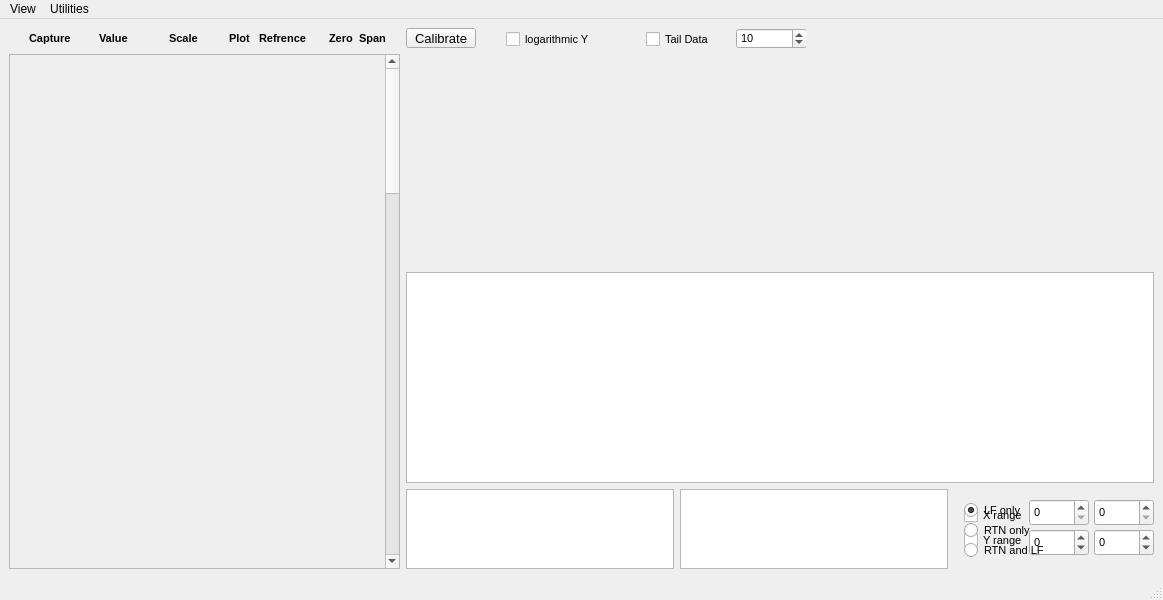
<?xml version="1.0" encoding="UTF-8"?>
<ui version="4.0">
 <class>MainWindow</class>
 <widget class="QMainWindow" name="MainWindow">
  <property name="geometry">
   <rect>
    <x>0</x>
    <y>0</y>
    <width>1163</width>
    <height>600</height>
   </rect>
  </property>
  <property name="minimumSize">
   <size>
    <width>900</width>
    <height>600</height>
   </size>
  </property>
  <property name="windowTitle">
   <string>MainWindow</string>
  </property>
  <widget class="QWidget" name="centralwidget">
   <property name="font">
    <font>
     <pointsize>8</pointsize>
    </font>
   </property>
   <layout class="QGridLayout" name="gridLayout_3">
    <item row="0" column="0">
     <layout class="QGridLayout" name="gridLayout" rowstretch="0,0" columnstretch="0,0">
      <property name="sizeConstraint">
       <enum>QLayout::SetNoConstraint</enum>
      </property>
      <property name="bottomMargin">
       <number>0</number>
      </property>
      <property name="horizontalSpacing">
       <number>6</number>
      </property>
      <item row="0" column="0">
       <widget class="QWidget" name="widget_4" native="true">
        <property name="font">
         <font>
          <pointsize>8</pointsize>
          <weight>75</weight>
          <bold>true</bold>
         </font>
        </property>
        <widget class="QLabel" name="label_8">
         <property name="geometry">
          <rect>
           <x>20</x>
           <y>0</y>
           <width>66</width>
           <height>21</height>
          </rect>
         </property>
         <property name="font">
          <font>
           <pointsize>8</pointsize>
           <weight>75</weight>
           <bold>true</bold>
          </font>
         </property>
         <property name="toolTip">
          <string>more info about this</string>
         </property>
         <property name="text">
          <string>Capture</string>
         </property>
        </widget>
        <widget class="QLabel" name="label_9">
         <property name="geometry">
          <rect>
           <x>90</x>
           <y>0</y>
           <width>31</width>
           <height>21</height>
          </rect>
         </property>
         <property name="font">
          <font>
           <pointsize>8</pointsize>
           <weight>75</weight>
           <bold>true</bold>
          </font>
         </property>
         <property name="toolTip">
          <string>more info about this</string>
         </property>
         <property name="text">
          <string>Value</string>
         </property>
        </widget>
        <widget class="QLabel" name="label_10">
         <property name="geometry">
          <rect>
           <x>160</x>
           <y>0</y>
           <width>31</width>
           <height>21</height>
          </rect>
         </property>
         <property name="font">
          <font>
           <pointsize>8</pointsize>
           <weight>75</weight>
           <bold>true</bold>
          </font>
         </property>
         <property name="toolTip">
          <string>more info about this</string>
         </property>
         <property name="text">
          <string>Scale</string>
         </property>
        </widget>
        <widget class="QLabel" name="label_11">
         <property name="geometry">
          <rect>
           <x>220</x>
           <y>0</y>
           <width>31</width>
           <height>21</height>
          </rect>
         </property>
         <property name="font">
          <font>
           <pointsize>8</pointsize>
           <weight>75</weight>
           <bold>true</bold>
          </font>
         </property>
         <property name="toolTip">
          <string>more info about this</string>
         </property>
         <property name="text">
          <string>Plot</string>
         </property>
        </widget>
        <widget class="QLabel" name="label_5">
         <property name="geometry">
          <rect>
           <x>250</x>
           <y>0</y>
           <width>66</width>
           <height>21</height>
          </rect>
         </property>
         <property name="font">
          <font>
           <pointsize>8</pointsize>
           <weight>75</weight>
           <bold>true</bold>
          </font>
         </property>
         <property name="toolTip">
          <string>more info about this</string>
         </property>
         <property name="text">
          <string>Refrence</string>
         </property>
        </widget>
        <widget class="QLabel" name="label_6">
         <property name="geometry">
          <rect>
           <x>320</x>
           <y>0</y>
           <width>31</width>
           <height>21</height>
          </rect>
         </property>
         <property name="font">
          <font>
           <pointsize>8</pointsize>
           <weight>75</weight>
           <bold>true</bold>
          </font>
         </property>
         <property name="toolTip">
          <string>more info about this</string>
         </property>
         <property name="text">
          <string>Zero</string>
         </property>
        </widget>
        <widget class="QLabel" name="label_7">
         <property name="geometry">
          <rect>
           <x>350</x>
           <y>0</y>
           <width>31</width>
           <height>21</height>
          </rect>
         </property>
         <property name="font">
          <font>
           <pointsize>8</pointsize>
           <weight>75</weight>
           <bold>true</bold>
          </font>
         </property>
         <property name="toolTip">
          <string>more info about this</string>
         </property>
         <property name="text">
          <string>Span</string>
         </property>
        </widget>
       </widget>
      </item>
      <item row="1" column="1">
       <layout class="QGridLayout" name="gridLayout_4">
        <item row="0" column="0">
         <widget class="QwtPlot" name="qwtPlot">
          <property name="sizePolicy">
           <sizepolicy hsizetype="Expanding" vsizetype="Expanding">
            <horstretch>0</horstretch>
            <verstretch>0</verstretch>
           </sizepolicy>
          </property>
          <property name="minimumSize">
           <size>
            <width>200</width>
            <height>200</height>
           </size>
          </property>
          <property name="maximumSize">
           <size>
            <width>10000</width>
            <height>1000</height>
           </size>
          </property>
          <property name="layoutDirection">
           <enum>Qt::RightToLeft</enum>
          </property>
         </widget>
        </item>
        <item row="1" column="0">
         <widget class="QTextBrowser" name="textBrowser_2">
          <property name="enabled">
           <bool>true</bool>
          </property>
          <property name="minimumSize">
           <size>
            <width>50</width>
            <height>0</height>
           </size>
          </property>
         </widget>
        </item>
        <item row="2" column="0">
         <layout class="QHBoxLayout" name="horizontalLayout">
          <property name="spacing">
           <number>6</number>
          </property>
          <property name="sizeConstraint">
           <enum>QLayout::SetMinimumSize</enum>
          </property>
          <property name="leftMargin">
           <number>0</number>
          </property>
          <item>
           <widget class="QTextBrowser" name="textBrowser">
            <property name="sizePolicy">
             <sizepolicy hsizetype="Preferred" vsizetype="Expanding">
              <horstretch>0</horstretch>
              <verstretch>0</verstretch>
             </sizepolicy>
            </property>
            <property name="minimumSize">
             <size>
              <width>100</width>
              <height>0</height>
             </size>
            </property>
            <property name="maximumSize">
             <size>
              <width>1000</width>
              <height>80</height>
             </size>
            </property>
            <property name="baseSize">
             <size>
              <width>0</width>
              <height>0</height>
             </size>
            </property>
            <property name="layoutDirection">
             <enum>Qt::LeftToRight</enum>
            </property>
            <property name="sizeAdjustPolicy">
             <enum>QAbstractScrollArea::AdjustIgnored</enum>
            </property>
           </widget>
          </item>
          <item>
           <widget class="QPlainTextEdit" name="plainTextEdit">
            <property name="enabled">
             <bool>true</bool>
            </property>
            <property name="sizePolicy">
             <sizepolicy hsizetype="Preferred" vsizetype="Expanding">
              <horstretch>0</horstretch>
              <verstretch>0</verstretch>
             </sizepolicy>
            </property>
            <property name="minimumSize">
             <size>
              <width>100</width>
              <height>0</height>
             </size>
            </property>
            <property name="maximumSize">
             <size>
              <width>1000</width>
              <height>80</height>
             </size>
            </property>
           </widget>
          </item>
          <item>
           <widget class="QWidget" name="widget_2" native="true">
            <property name="maximumSize">
             <size>
              <width>200</width>
              <height>80</height>
             </size>
            </property>
            <widget class="QCheckBox" name="checkBox_2">
             <property name="geometry">
              <rect>
               <x>10</x>
               <y>16</y>
               <width>64</width>
               <height>20</height>
              </rect>
             </property>
             <property name="text">
              <string>X range</string>
             </property>
            </widget>
            <widget class="QSpinBox" name="spinBox">
             <property name="geometry">
              <rect>
               <x>75</x>
               <y>10</y>
               <width>60</width>
               <height>27</height>
              </rect>
             </property>
             <property name="maximum">
              <number>31557600</number>
             </property>
             <property name="singleStep">
              <number>10</number>
             </property>
            </widget>
            <widget class="QSpinBox" name="spinBox_2">
             <property name="geometry">
              <rect>
               <x>140</x>
               <y>10</y>
               <width>60</width>
               <height>27</height>
              </rect>
             </property>
             <property name="maximum">
              <number>31557600</number>
             </property>
             <property name="singleStep">
              <number>10</number>
             </property>
            </widget>
            <widget class="QSpinBox" name="spinBox_3">
             <property name="geometry">
              <rect>
               <x>140</x>
               <y>40</y>
               <width>60</width>
               <height>27</height>
              </rect>
             </property>
             <property name="minimum">
              <number>-10000000</number>
             </property>
             <property name="maximum">
              <number>10000000</number>
             </property>
             <property name="singleStep">
              <number>10</number>
             </property>
            </widget>
            <widget class="QCheckBox" name="checkBox_3">
             <property name="geometry">
              <rect>
               <x>10</x>
               <y>40</y>
               <width>97</width>
               <height>22</height>
              </rect>
             </property>
             <property name="text">
              <string>Y range</string>
             </property>
            </widget>
            <widget class="QSpinBox" name="spinBox_4">
             <property name="geometry">
              <rect>
               <x>75</x>
               <y>40</y>
               <width>60</width>
               <height>27</height>
              </rect>
             </property>
             <property name="minimum">
              <number>-10000000</number>
             </property>
             <property name="maximum">
              <number>10000000</number>
             </property>
             <property name="singleStep">
              <number>10</number>
             </property>
            </widget>
            <widget class="QRadioButton" name="radioButton">
             <property name="geometry">
              <rect>
               <x>10</x>
               <y>10</y>
               <width>101</width>
               <height>22</height>
              </rect>
             </property>
             <property name="text">
              <string>LF only</string>
             </property>
             <property name="checked">
              <bool>true</bool>
             </property>
            </widget>
            <widget class="QRadioButton" name="radioButton_2">
             <property name="geometry">
              <rect>
               <x>10</x>
               <y>30</y>
               <width>116</width>
               <height>22</height>
              </rect>
             </property>
             <property name="text">
              <string>RTN only</string>
             </property>
             <property name="checked">
              <bool>false</bool>
             </property>
            </widget>
            <widget class="QRadioButton" name="radioButton_3">
             <property name="geometry">
              <rect>
               <x>10</x>
               <y>50</y>
               <width>116</width>
               <height>22</height>
              </rect>
             </property>
             <property name="text">
              <string>RTN and LF</string>
             </property>
             <property name="checked">
              <bool>false</bool>
             </property>
            </widget>
           </widget>
          </item>
         </layout>
        </item>
       </layout>
      </item>
      <item row="0" column="1">
       <widget class="QWidget" name="widget" native="true">
        <property name="sizePolicy">
         <sizepolicy hsizetype="Minimum" vsizetype="Minimum">
          <horstretch>0</horstretch>
          <verstretch>0</verstretch>
         </sizepolicy>
        </property>
        <property name="minimumSize">
         <size>
          <width>299</width>
          <height>20</height>
         </size>
        </property>
        <property name="maximumSize">
         <size>
          <width>400</width>
          <height>80</height>
         </size>
        </property>
        <widget class="QPushButton" name="pushButton_cal">
         <property name="geometry">
          <rect>
           <x>0</x>
           <y>0</y>
           <width>70</width>
           <height>20</height>
          </rect>
         </property>
         <property name="maximumSize">
          <size>
           <width>70</width>
           <height>20</height>
          </size>
         </property>
         <property name="font">
          <font>
           <pointsize>10</pointsize>
           <weight>50</weight>
           <bold>false</bold>
          </font>
         </property>
         <property name="text">
          <string>Calibrate</string>
         </property>
        </widget>
        <widget class="QCheckBox" name="checkBox_logY">
         <property name="geometry">
          <rect>
           <x>100</x>
           <y>0</y>
           <width>119</width>
           <height>22</height>
          </rect>
         </property>
         <property name="text">
          <string>logarithmic Y</string>
         </property>
        </widget>
        <widget class="QCheckBox" name="checkBox">
         <property name="geometry">
          <rect>
           <x>240</x>
           <y>0</y>
           <width>151</width>
           <height>22</height>
          </rect>
         </property>
         <property name="text">
          <string>Tail Data</string>
         </property>
        </widget>
        <widget class="QSpinBox" name="spinBox_5">
         <property name="geometry">
          <rect>
           <x>330</x>
           <y>0</y>
           <width>71</width>
           <height>21</height>
          </rect>
         </property>
         <property name="toolTip">
          <string extracomment="Seconds of data"/>
         </property>
         <property name="minimum">
          <number>2</number>
         </property>
         <property name="maximum">
          <number>5000</number>
         </property>
         <property name="value">
          <number>10</number>
         </property>
        </widget>
       </widget>
      </item>
      <item row="1" column="0">
       <widget class="QScrollArea" name="scrollArea">
        <property name="sizePolicy">
         <sizepolicy hsizetype="Preferred" vsizetype="Expanding">
          <horstretch>0</horstretch>
          <verstretch>0</verstretch>
         </sizepolicy>
        </property>
        <property name="minimumSize">
         <size>
          <width>391</width>
          <height>0</height>
         </size>
        </property>
        <property name="verticalScrollBarPolicy">
         <enum>Qt::ScrollBarAlwaysOn</enum>
        </property>
        <property name="widgetResizable">
         <bool>true</bool>
        </property>
        <widget class="QWidget" name="scrollAreaWidgetContents">
         <property name="geometry">
          <rect>
           <x>0</x>
           <y>-508</y>
           <width>375</width>
           <height>2000</height>
          </rect>
         </property>
         <property name="minimumSize">
          <size>
           <width>0</width>
           <height>2000</height>
          </size>
         </property>
         <widget class="QWidget" name="gridLayoutWidget_2">
          <property name="geometry">
           <rect>
            <x>0</x>
            <y>0</y>
            <width>371</width>
            <height>1601</height>
           </rect>
          </property>
          <layout class="QGridLayout" name="gridLayout_2">
           <property name="horizontalSpacing">
            <number>4</number>
           </property>
           <property name="verticalSpacing">
            <number>11</number>
           </property>
          </layout>
         </widget>
        </widget>
       </widget>
      </item>
     </layout>
    </item>
   </layout>
  </widget>
  <widget class="QMenuBar" name="menubar">
   <property name="geometry">
    <rect>
     <x>0</x>
     <y>0</y>
     <width>1163</width>
     <height>22</height>
    </rect>
   </property>
   <widget class="QMenu" name="menuView">
    <property name="title">
     <string>View</string>
    </property>
    <addaction name="actionCal_Mode"/>
    <addaction name="actionNon_Cal_Mode"/>
    <addaction name="actionTerminal_Mode"/>
   </widget>
   <widget class="QMenu" name="menuUtilities">
    <property name="title">
     <string>Utilities</string>
    </property>
    <addaction name="actionSet_time"/>
    <addaction name="actionSet_Other_Parameters"/>
    <addaction name="actionNotes"/>
   </widget>
   <addaction name="menuView"/>
   <addaction name="menuUtilities"/>
  </widget>
  <widget class="QStatusBar" name="statusbar"/>
  <action name="actionCal_Mode">
   <property name="checkable">
    <bool>true</bool>
   </property>
   <property name="text">
    <string>Cal Mode</string>
   </property>
   <property name="autoRepeat">
    <bool>false</bool>
   </property>
  </action>
  <action name="actionNon_Cal_Mode">
   <property name="checkable">
    <bool>true</bool>
   </property>
   <property name="checked">
    <bool>true</bool>
   </property>
   <property name="text">
    <string>Non Cal Mode</string>
   </property>
   <property name="autoRepeat">
    <bool>false</bool>
   </property>
  </action>
  <action name="actionSet_time">
   <property name="text">
    <string>Set time</string>
   </property>
  </action>
  <action name="actionTerminal_Mode">
   <property name="checkable">
    <bool>true</bool>
   </property>
   <property name="text">
    <string>Terminal Mode</string>
   </property>
   <property name="autoRepeat">
    <bool>false</bool>
   </property>
  </action>
  <action name="actionSet_Nozzle_Size">
   <property name="text">
    <string>Set Nozzle Size</string>
   </property>
  </action>
  <action name="actionNotes">
   <property name="text">
    <string>Notes</string>
   </property>
  </action>
  <action name="actionSet_Other_Parameters">
   <property name="text">
    <string>Set Other Parameters</string>
   </property>
  </action>
 </widget>
 <customwidgets>
  <customwidget>
   <class>QwtPlot</class>
   <extends>QFrame</extends>
   <header>qwt_plot.h</header>
   <container>1</container>
  </customwidget>
 </customwidgets>
 <resources/>
 <connections/>
</ui>
